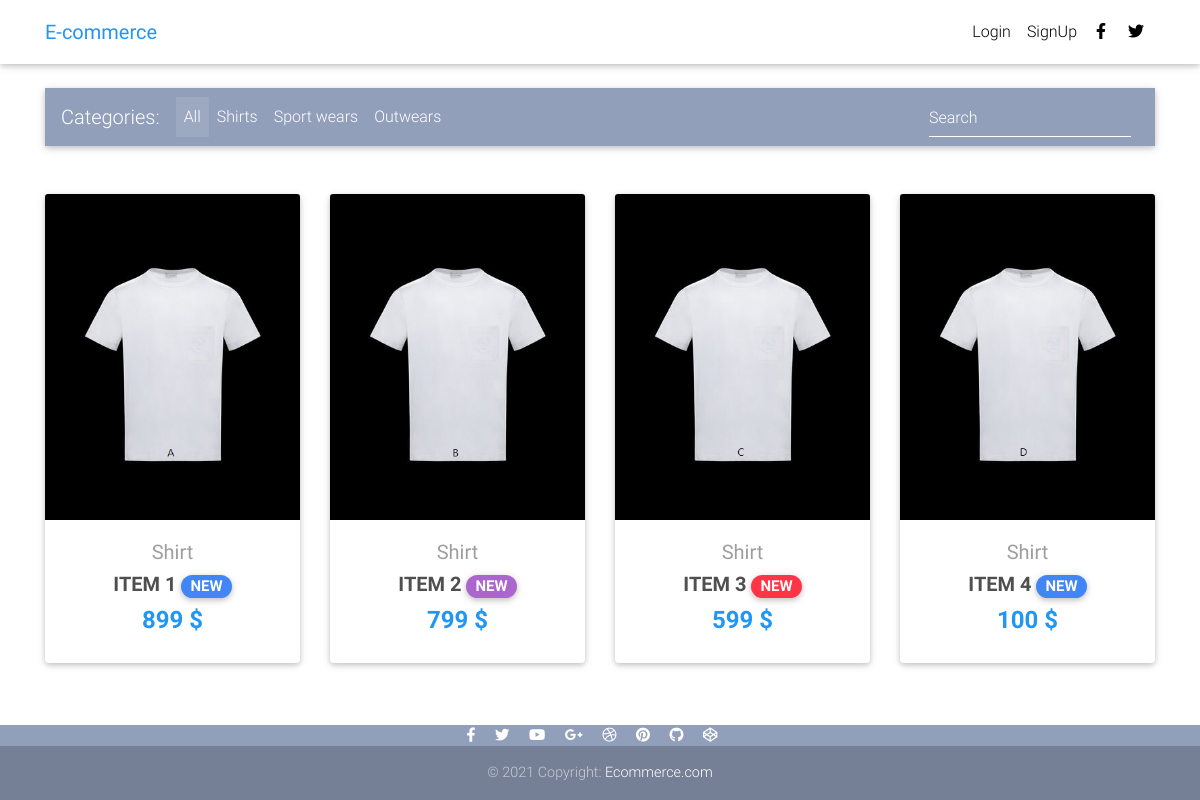
/, run on an earlier commit of the app's database.
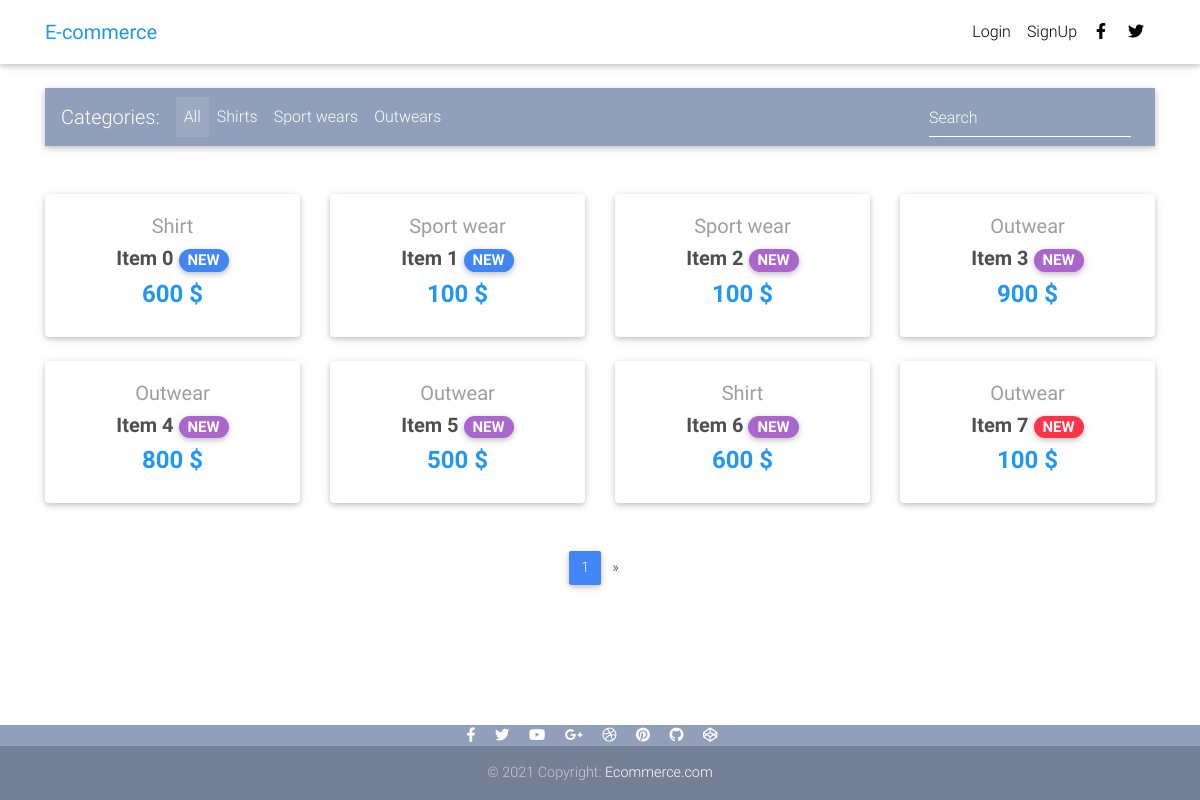
And on a later commit of the database.
### core/models.py (models this page shows, shortened)
class Item(models.Model):
    title = models.CharField(max_length=100)
    price = models.PositiveIntegerField()
    discount_price = models.PositiveIntegerField(blank=True, null=True)
    category = models.CharField(choices=CATEGORY_CHOICES, max_length=2)
    label = models.CharField(choices=LABEL_CHOICES, max_length=1)
    description = models.TextField()
    slug = models.SlugField()
    image = models.ImageField()     # pip install pillow
    def get_absolute_url(self):
        return reverse('core:product', kwargs={
            'slug': self.slug
        })

### core/views.py (the view)
# urls.py: path('', HomeView.as_view(), name='home'),
class HomeView(ListView):
    model = Item
    paginate_by = 8     # 每頁顯示多少個list項目
    template_name = 'home.html'

### templates/home.html (shortened to what this page needs)
{% extends 'base.html'%}
    {% block content %}
    <div class="container">
      <nav class="navbar navbar-expand-lg navbar-dark mdb-color lighten-3 mt-3 mb-5">
        <span class="navbar-brand">Categories:</span>
        <div class="collapse navbar-collapse" id="basicExampleNav">
          <ul class="navbar-nav mr-auto">
            <li class="nav-item active">
              <a class="nav-link" href="#">All
              </a>
            </li>
            <li class="nav-item">
              <a class="nav-link" href="#">Shirts</a>
            </li>
            <li class="nav-item">
              <a class="nav-link" href="#">Sport wears</a>
            </li>
            <li class="nav-item">
              <a class="nav-link" href="#">Outwears</a>
            </li>
          </ul>
          <form class="form-inline">
            <div class="md-form my-0">
              <input class="form-control mr-sm-2" type="text" placeholder="Search" aria-label="Search">
            </div>
          </form>
        </div>
      </nav>
      <section class="text-center mb-4">
        <div class="row wow fadeIn">
          {% for item in object_list %}
          <div class="col-lg-3 col-md-6 mb-4">
            <div class="card">
              <div class="view overlay">
                <img src="{{ item.image.url }}" class="card-img-top" alt="">
              </div>
              <div class="card-body text-center">
                <a href="" class="grey-text">
                  <h5>{{ item.get_category_display }}</h5>
                </a>
                <h5>
                  <strong>
                    <a href="{{ item.get_absolute_url }}" class="dark-grey-text">{{ item.title }}
                      <span class="badge badge-pill {{ item.get_label_display }}-color">NEW</span>
                    </a>
                  </strong>
                </h5>
                <h4 class="font-weight-bold blue-text">
                  <strong>
                    {% if item.discount_price %}
                      {{item.discount_price}} $
                    {% else %}
                      {{ item.price }} $
                    {% endif %}
                   </strong>
                </h4>
              </div>
            </div>
          </div>
          {% endfor %}
        </div>
      </section>
      {% if is_paginated %}
      <nav class="d-flex justify-content-center wow fadeIn">
        <ul class="pagination pg-blue">
          <li class="page-item active">
            <a class="page-link" href="?page={{ page_obj.number }}">{{ page_obj.number }}
            </a>
          </li>
          {% if page_obj.has_next %}
          <li class="page-item">
            <a class="page-link" href="?page={{ page_obj.next_page_number }}" aria-label="Next">
              <span aria-hidden="true">&raquo;</span>
            </a>
          </li>
          {% endif %}
        </ul>
      </nav>
      {% endif %}
    </div>
  {% endblock content %}

What changed in the data, as far as the page shows it:
removed Item: image (picture), category "Shirt", title "ITEM 1", discount_price "899", label "P" (drawn)
removed Item: image (picture), category "Shirt", title "ITEM 2", price "799"
removed Item: image (picture), category "Shirt", title "ITEM 3", discount_price "599", label "D" (drawn)
removed Item: image (picture), category "Shirt", title "ITEM 4", price "100", label "P" (drawn)
added Item: category "Shirt", title "Item 0", price "600", label "primary" (drawn)
added Item: category "Sport wear", title "Item 1", price "100", label "primary" (drawn)
added Item: category "Sport wear", title "Item 2", price "100"
added Item: category "Outwear", title "Item 3", price "900"
added Item: category "Outwear", title "Item 4", price "800"
added Item: category "Outwear", title "Item 5", price "500"
added Item: category "Shirt", title "Item 6", price "600"
added Item: category "Outwear", title "Item 7", price "100", label "danger" (drawn)
Also different on the page:
{{ page_obj.number }}: (not shown) → "1"
